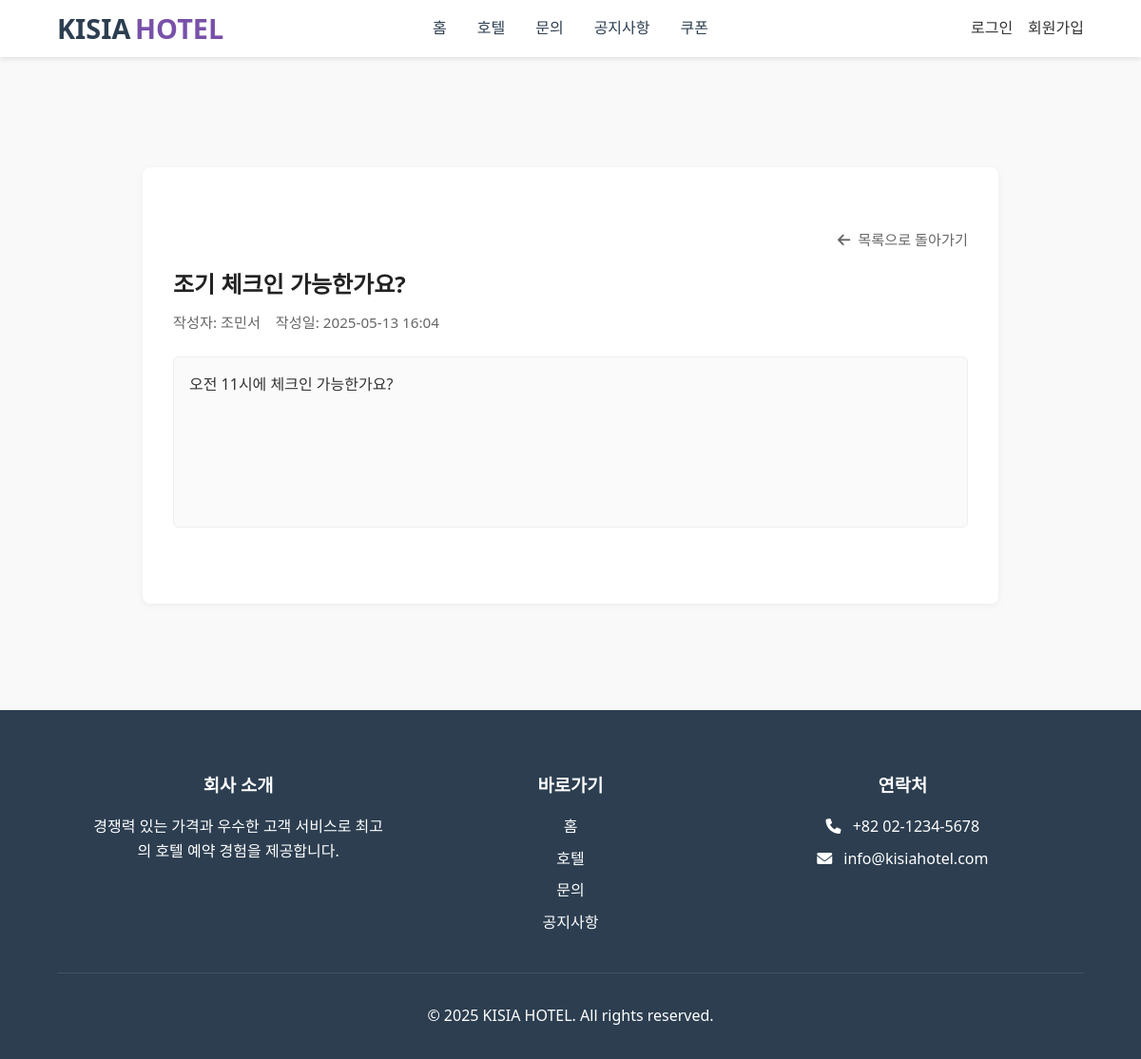
The app's page /inquiry/inquiry_detail.php?inquiry_id=9 with its own data.
### tables this page shows
CREATE TABLE inquiries (
    inquiry_id INT PRIMARY KEY AUTO_INCREMENT,
    user_id INT,
    category ENUM('reservation', 'payment', 'room', 'other') NOT NULL,
    title VARCHAR(100) NOT NULL,
    content TEXT NOT NULL,
    is_secret TINYINT(1) DEFAULT 0,
    created_at DATETIME DEFAULT CURRENT_TIMESTAMP,
    updated_at DATETIME DEFAULT CURRENT_TIMESTAMP ON UPDATE CURRENT_TIMESTAMP,
    FOREIGN KEY (user_id) REFERENCES users(user_id) ON DELETE CASCADE
);

CREATE TABLE users (
    user_id INT PRIMARY KEY AUTO_INCREMENT,
    username VARCHAR(50) NOT NULL,
    real_id VARCHAR(50) NOT NULL,
    password VARCHAR(255) NOT NULL,
    email VARCHAR(100) NOT NULL UNIQUE,
    phone VARCHAR(20),
    created_at DATETIME DEFAULT CURRENT_TIMESTAMP,
    is_admin BOOLEAN DEFAULT FALSE,
    terms BOOLEAN DEFAULT FALSE,
    marketing BOOLEAN DEFAULT FALSE,
    profile_image VARCHAR(255) DEFAULT '/image/default_profile.jpg',
    point INT,
    vip BOOLEAN DEFAULT FALSE,
    vip_status ENUM('auto', 'manual') DEFAULT 'auto'
);

### src/action/inquiry_detail_action.php (called while the page is built, shortened)
<?php
include_once __DIR__ . '/../includes/db_connection.php';
$inquiry_id = isset($_GET['inquiry_id']) ? (int)$_GET['inquiry_id'] : 0;
$query = "
    SELECT i.*, u.username
    FROM inquiries i
    JOIN users u ON i.user_id = u.user_id
    WHERE i.inquiry_id = $inquiry_id
";
$result = mysqli_query($conn, $query);
$inquiry = mysqli_fetch_assoc($result);

### src/inquiry/inquiry_detail.php (the view, shortened to what this page needs)
<?php
include_once __DIR__ . '/../includes/header.php';
include_once __DIR__ . '/../action/inquiry_detail_action.php';
?>
<!DOCTYPE html>
<html lang="ko">
<head>
    <link rel="stylesheet" href="../style/inquiry-detail.css">
</head>
<body>
<main class="board-container">
    <div class="inquiry-detail">
        <?php if ($_SESSION['is_admin'] ?? false): ?>
        <div class="inquiry-section-header">
            <a href="../admin/admin.php?tab=inquiries" class="inquiry-back-btn"><i class="fas fa-arrow-left"></i> 관리자 메뉴로 돌아가기</a>
        </div>
        <?php else: ?>
        <div class="inquiry-section-header">
            <a href="inquiry.php" class="inquiry-back-btn"><i class="fas fa-arrow-left"></i> 목록으로 돌아가기</a>
        </div>
        <?php endif; ?>
        <div class="inquiry-header">
            <h2 class="inquiry-title"><?= $inquiry['title'] ?></h2>
            <div class="inquiry-meta">
                <span class="writer">작성자: <?= $inquiry['username'] ?></span>
                <span class="date">작성일: <?= date('Y-m-d H:i', strtotime($inquiry['created_at'])) ?></span>
            </div>
        </div>
        <div class="inquiry-content">
            <p><?= nl2br($inquiry['content']) ?></p>
        </div>
    </div>
</main>
<?php include_once __DIR__ . '/../includes/footer.php'; ?>
</body>
</html>

### src/style/styles.css (style rules this page uses)
* { margin: 0; padding: 0; box-sizing: border-box; font-family: 'Segoe UI', Tahoma, Geneva, Verdana, sans-serif; }
body { line-height: 1.6; color: #333; }
a { text-decoration: none; color: inherit; }

### src/style/review.css (style rules this page uses)
.board-container { max-width: 1200px; margin: 0 auto; padding: 6rem 2rem 2rem; }

### src/style/inquiry-detail.css (style rules this page uses)
body { font-family: 'Noto Sans KR', sans-serif; background-color: #f9f9f9; color: #333; margin: 0; padding: 0; }
main.board-container { max-width: 900px; margin: 80px auto 40px; padding: 2rem; background-color: #fff; border-radius: 8px; box-shadow: 0 2px 8px rgba(0,0,0,0.05); margin-top: 11rem; margin-bottom: 7rem; }
.inquiry-detail { margin-top: 2rem; }
.inquiry-header { margin-bottom: 1rem; }
.inquiry-title { font-size: 1.5rem; color: #222; margin-bottom: 0.5rem; margin-top: 1rem; }
.inquiry-meta { font-size: 0.95rem; color: #666; display: flex; gap: 1rem; }
.inquiry-content { margin-top: 1.5rem; font-size: 1rem; line-height: 1.6; padding: 1rem; background-color: #fafafa; border-radius: 6px; border: 1px solid #eee; min-height: 180px; height: auto; margin-bottom: 3rem; }
.inquiry-section-header { display: flex; justify-content: flex-end; margin-bottom: 1rem; }
.inquiry-back-btn { display: inline-flex; align-items: center; gap: 0.5rem; color: #666; text-decoration: none; font-size: 0.95rem; transition: color 0.2s; }

### records on screen
inquiries: title "조기 체크인 가능한가요?", user.username "조민서", created_at "2025-05-13 16:04", content "오전 11시에 체크인 가능한가요?"
